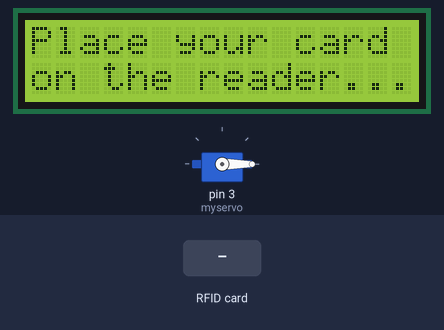
This sketch was run on a simulated Arduino Uno, built with avr-gcc and run on an emulated ATmega328P. Shown: 16×2 character LCD, servo. The inputs (shaded band) are chosen by the test bench. What the sketch prints to the serial monitor is not drawn.

Above: at 1.3 s.
1.4 s: RFID card 42 B6 E0 1C held to the reader
At 1.8 s:
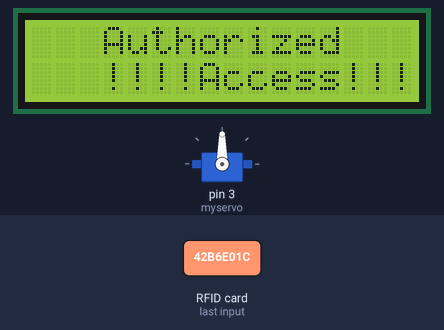
5.9 s: RFID card 5E 7A 19 C4 held to the reader
At 6.7 s:
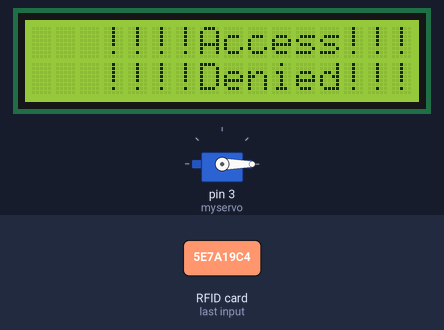
8.9 s: RFID card C6 60 BB 1D held to the reader
At 13.3 s:
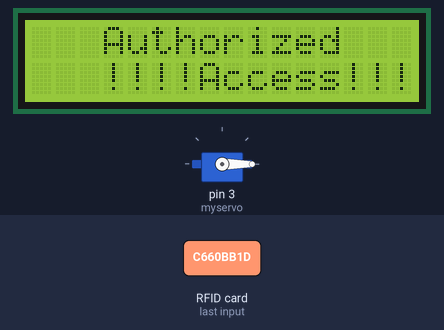
Timing chart, 0 to 14.8 s (numbered marks = the images above; inputs shaded):
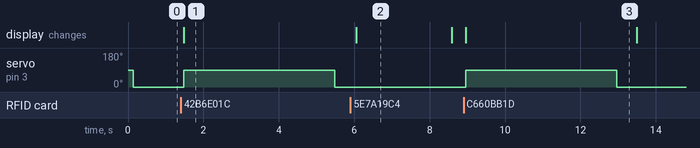

The sketch:

rfid_test.ino
```cpp
#include <SPI.h>
#include <MFRC522.h>
#include <Servo.h>
#include <LiquidCrystal_I2C.h>

LiquidCrystal_I2C lcd(0x27,16,2);

Servo myservo;

#define SS_PIN 10
#define RST_PIN 9
MFRC522 mfrc522(SS_PIN, RST_PIN);   // Create MFRC522 instance.

void setup()
{
  lcd.init();                      // initialize the lcd
  // Print a message to the LCD.
  lcd.backlight();
  Serial.begin(9600);
 myservo.attach(3);

  SPI.begin();      // Initiate  SPI bus
  mfrc522.PCD_Init();   // Initiate MFRC522
  Serial.println("Approximate your card to the reader...");
  Serial.println();
  lcd.setCursor(0,0);
  lcd.print("Place your card");
  lcd.setCursor(0,1);
  lcd.print("on the reader...");
  myservo.write(0);


}
void loop()
{
  lcd.setCursor(0,0);
  lcd.print("Place your card");
  lcd.setCursor(0,1);
  lcd.print("on the reader...");
   //Look for new cards
  if ( ! mfrc522.PICC_IsNewCardPresent())
  {
    return;
  }
  // Select one of the cards
  if ( ! mfrc522.PICC_ReadCardSerial())
  {
    return;
  }
  //Show UID on serial monitor
  Serial.print("UID tag :");
  String content= "";
  byte letter;
  for (byte i = 0; i < mfrc522.uid.size; i++)
  {
     Serial.print(mfrc522.uid.uidByte[i] < 0x10 ? " 0" : " ");
     Serial.print(mfrc522.uid.uidByte[i], HEX);
     content.concat(String(mfrc522.uid.uidByte[i] < 0x10 ? " 0" : " "));
     content.concat(String(mfrc522.uid.uidByte[i], HEX));
  }
  Serial.println();
  Serial.print("Message : ");
  content.toUpperCase();

  if ((content.substring(1) == "42 B6 E0 1C")|| (content.substring(1) == "C6 60 BB 1D")) //change here the UID of the card/cards that you want to give access
  {
    Serial.println("Authorized access");
    Serial.println();
    lcd.setCursor(0,0);
  lcd.print("   Authorized    ");
  lcd.setCursor(0,1);
  lcd.print("   !!!!Access!!!!    ");
    myservo.write(90);
    delay(4000);
    myservo.write(0);

  }

 else   {
    Serial.println(" Access denied");
    lcd.setCursor(0,0);
  lcd.print("   !!!!Access!!!!    ");
  lcd.setCursor(0,1);
  lcd.print("   !!!!Denied!!!!    ");
    myservo.write(0);
    delay(2000);

  }
  delay(500);
}
```

Measured:
- after the input at 1.4 s, servo on pin 3 (myservo): 0° → 90° after 0.08 s, → 0° 4.0 s later; the display: changes after 0.08 s (image 1)
- after the input at 5.9 s, the display: changes after 0.16 s (image 2)
- after the input at 8.9 s, servo on pin 3 (myservo): 0° → 90° after 0.06 s, → 0° 4.0 s later; the display: changes after 0.06 s (image 3)
- what the display in image 2 shows lasts 2.5 s, from 6.1 s to 8.6 s
- what the display in image 3 shows lasts 4.5 s, from 9.0 s to 13.5 s
